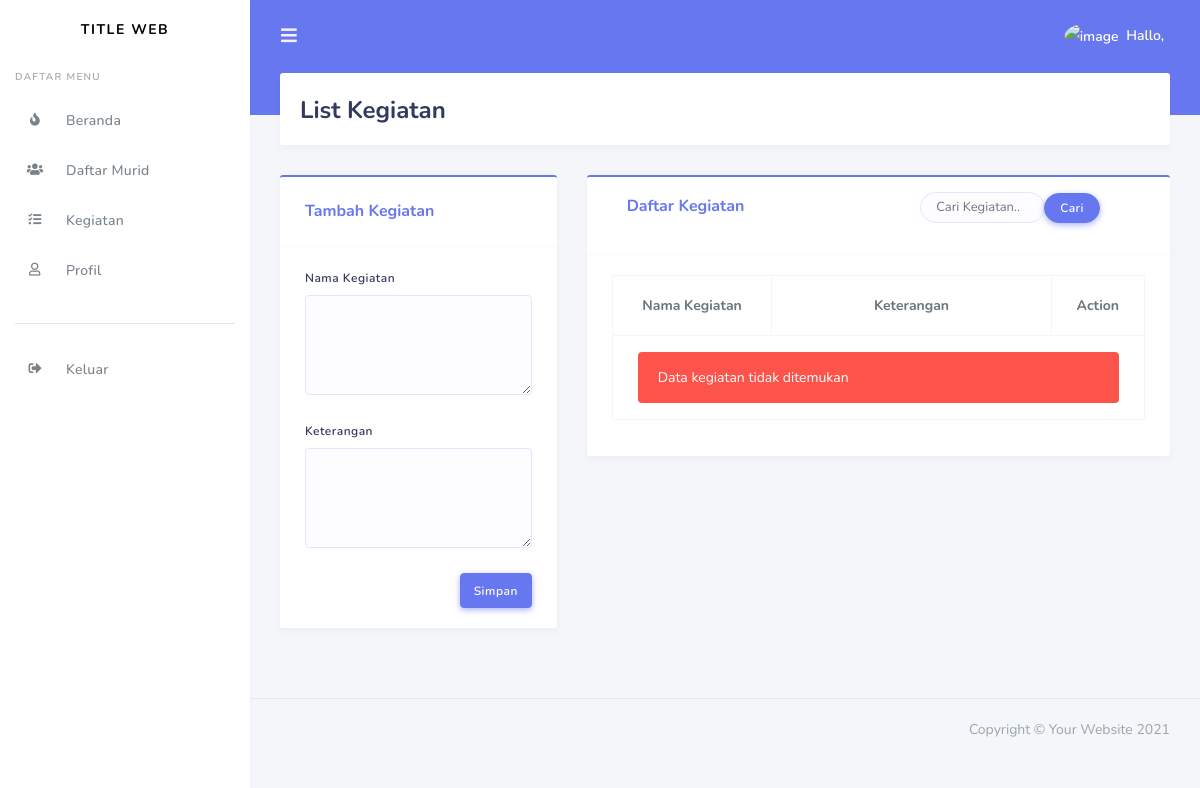
The app's page /index.php/guru/kegiatan, older data.
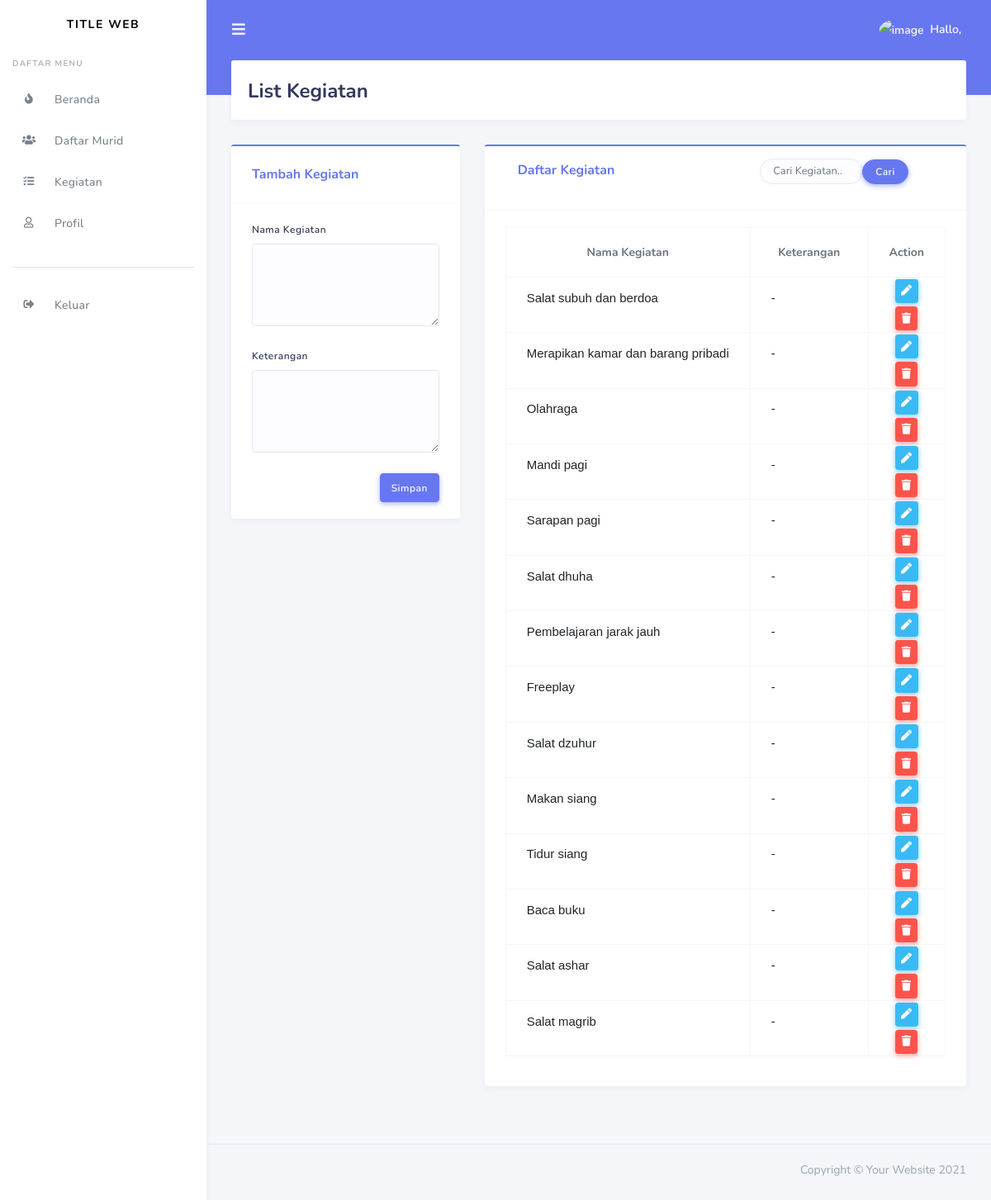
The same page, newer data.
### tables this page shows
CREATE TABLE `kegiatan` (
  `id` int(10) NOT NULL,
  `nama_kegiatan` text NOT NULL,
  `ket` text NOT NULL
);

### application/controllers/Guru.php (called while the page is built, shortened)
<?php
class Guru extends CI_Controller
{
    public function __construct()
    {
        $this->load->model('Kegiatan_model');
        $this->load->library('form_validation');
        $this->load->model('Identitas_model');
    }
    public function kegiatan()
    {
        $data['user'] = $nama;
        $data['image'] = $image;
        $data['role_id'] = 'guru';
        $data['title'] = 'Kegiatan';
        $data['kegiatan'] = $this->Kegiatan_model->getAllKegiatan();
        $this->form_validation->set_rules('nama', 'Nama Kegiatan', 'required',[
            'required' => 'Field Nama Kegiatan Harus Diisi'
        ]);
        $this->form_validation->set_rules('ket', 'Keterangan', 'required',[
            'required' => 'Field Keterangan Harus Diisi'
        ]);
        if ($this->form_validation->run() == FALSE) {
            $this->load->view('templates/user_header', $data);
            $this->load->view('templates/user_sidebar', $data);
            $this->load->view('guru/kegiatan', $data);
            $this->load->view('templates/user_footer');
        } else {
            $this->Kegiatan_model->tambahDataKegiatan();
            $this->session->set_flashdata('message', 'Ditambahkan.');
            redirect('guru/kegiatan');
        }
    }
}

### index.php (called while the page is built, shortened)
<?php
require_once BASEPATH.'core/CodeIgniter.php';

### application/models/Kegiatan_model.php (called while the page is built, shortened)
<?php
class Kegiatan_model extends CI_model
{
    public function getAllKegiatan()
    {
        return $this->db->get('kegiatan')->result_array();
    }
}

### application/views/guru/kegiatan.php (the view, shortened to what this page needs)
<div class="main-content">
    <section class="section">
        <div class="section-header">
            <h1>List Kegiatan</h1>
        </div>
    </section>
    <div class="row">
        <div class="col-md-4">
            <div class="card card-primary">
                <div class="card-header">
                    <h4><?php if (isset($Ukegiatan)) {
                            echo "Edit Data Kegiatan";
                        } else {
                            echo "Tambah Kegiatan";
                        } ?></h4>
                </div>
                <div class="card-body">
                    <form action="" method="POST">
                        <div class="form-group">
                            <label>Nama Kegiatan</label>
                            <textarea class="form-control" style="height: 100px;" name="nama"><?php if (isset($Ukegiatan)) {
                                                                                                } ?><?= set_value('nama'); ?></textarea>
                        </div>
                        <div class="form-group">
                            <label>Keterangan</label>
                            <textarea class="form-control" style="height: 100px;" name="ket"><?php if (isset($Ukegiatan)) {
                                                                                                } ?><?= set_value('ket'); ?></textarea>
                        </div>
                        <button type="submit" class="btn btn-primary float-right">
                            <?php if (isset($Ukegiatan)) {
                                echo "Simpan Perubahan";
                            } else {
                                echo "Simpan";
                            } ?></button>
                    </form>
                </div>
            </div>
        </div>
        <div class="col-md-8">
            <div class="card card-primary">
                <div class="card-header">
                    <div class="row col">
                        <div class="col-md-7 mb-3">
                            <h4>Daftar Kegiatan</h4>
                        </div>
                        <div class="col-md-5">
                            <form action="" method="POST">
                                <div class="input-group mb-3">
                                    <input type="text" class="form-control" placeholder="Cari Kegiatan.." name="keyword">
                                    <div class="input-group-append">
                                        <input class="btn btn-primary" type="submit" name="cari" value="Cari">
                                    </div>
                                </div>
                            </form>
                        </div>
                    </div>
                </div>
                <div class="card-body">
                    <div class="table-responsive">
                        <table class="table table-bordered">
                            <tr class="text-center">
                                <th width="30%">Nama Kegiatan</th>
                                <th widht="55%">Keterangan</th>
                                <th width="15%">Action</th>
                            </tr>
                            <?php if (empty($kegiatan)) : ?>
                                <tr>
                                    <td colspan="3">
                                        <div class="alert alert-danger mt-3" role="alert">
                                            Data kegiatan tidak ditemukan
                                        </div>
                                    </td>
                                </tr>
                            <?php endif; ?>
                            <?php foreach ($kegiatan as $row) : ?>
                                <tr>
                                    <td>
                                        <pre><?= $row['nama_kegiatan'] ?></pre>
                                    </td>
                                    <td>
                                        <pre><?= $row['ket'] ?></pre>
                                    </td>
                                    <td class="text-center">
                                        <a href="<?= base_url(); ?>guru/ubahKegiatan/<?= $row['id']; ?>" class="btn btn-info btn-sm" title="Edit"><i class="fas fa-pen"></i></a>
                                        <a href="<?= base_url(); ?>guru/hapusKegiatan/<?= $row['id']; ?>" class="btn btn-danger btn-sm tombol-hapus" title="Hapus"><i class="fas fa-trash"></i></a>
                                    </td>
                                </tr>
                            <?php endforeach ?>
                        </table>
                    </div>
                </div>
            </div>
        </div>
    </div>
</div>
</div>

### application/views/templates/user_header.php (shortened to what this page needs)
<!DOCTYPE html>
<html lang="en">
<head>
    <link rel="stylesheet" href="https://stackpath.bootstrapcdn.com/bootstrap/4.3.1/css/bootstrap.min.css">
    <link rel="stylesheet" href="https://use.fontawesome.com/releases/v5.7.2/css/all.css">
    <link rel="stylesheet" href="https://cdnjs.cloudflare.com/ajax/libs/bootstrap-datepicker/1.9.0/css/bootstrap-datepicker.css">
    <link rel="stylesheet" href="https://cdnjs.cloudflare.com/ajax/libs/twitter-bootstrap/4.5.2/css/bootstrap.css">
    <link rel="stylesheet" href="https://cdn.datatables.net/1.10.25/css/dataTables.bootstrap4.min.css">
    <link rel="stylesheet" href="<?= base_url(); ?>assets/css/style.css">
    <link rel="stylesheet" href="<?= base_url(); ?>assets/css/components.css">
    <link rel="stylesheet" href="<?= base_url(); ?>assets/css/custom.css">
</head>
<body>
    <div id="app">
        <div class="main-wrapper">
            <div class="navbar-bg"></div>
            <nav class="navbar navbar-expand-lg main-navbar">
                <form class="form-inline mr-auto">
                    <ul class="navbar-nav mr-3">
                        <li><a href="#" data-toggle="sidebar" class="nav-link nav-link-lg"><i class="fas fa-bars"></i></a></li>
                    </ul>
                </form>
                <ul class="navbar-nav navbar-right">
                    <li class="dropdown"><a href="#" data-toggle="dropdown" class="nav-link nav-link-lg nav-link-user">
                            <img alt="image" src="<?= base_url('assets/img/profile/') . $image; ?>" class="rounded-circle mr-1">
                            <div class="d-sm-none d-lg-inline-block">Hallo, <?= $user; ?></div>
                        </a>
                    </li>
                </ul>
            </nav>

### application/views/templates/user_sidebar.php (shortened to what this page needs)
<div class="main-sidebar">
    <aside id="sidebar-wrapper">
        <div class="sidebar-brand">
            <a href="index.html">Title Web</a>
        </div>
        <ul class="sidebar-menu">
            <li class="menu-header">Daftar Menu</li>
            <li><a class="nav-link" href="<?= base_url($role_id); ?>"><i class="fas fa-fire"></i> <span>Beranda</span></a></li>
            <?php if ($role_id == 'guru' || $role_id == 'admin') : ?>
                <li><a class="nav-link" href="<?= base_url($role_id . '/list_murid'); ?>"><i class="fas fa-users"></i> <span>Daftar Murid</span></a></li>
                <li><a class="nav-link" href="<?= base_url('guru/kegiatan'); ?>"><i class="fas fa-tasks"></i><span>Kegiatan</span></a></li>
            <?php endif ?>
            <?php if ($role_id != 'admin') : ?>
                <li><a class="nav-link" href="<?= base_url($role_id . '/profile'); ?>"><i class="far fa-user"></i> <span>Profil</span></a></li>
            <?php endif ?>
            <li class="menu-header">
                <hr>
            </li>
            <li><a class="nav-link" href="<?php echo base_url(); ?>auth/<?php if($role_id == 'guru'){echo 'logoutGuru';}else{echo 'logout';}?>"><i class="fas fa-sign-out-alt"></i> <span>Keluar</span></a></li>
        </ul>
    </aside>
</div>

### application/views/templates/user_footer.php (shortened to what this page needs)
<footer class="main-footer">
    <div class="footer-right">
        Copyright &copy; Your Website <?= date('Y'); ?>
    </div>
</footer>
</div>
</body>
</html>

### assets/css/custom.css (style rules this page uses)
.btn-sm { margin: 2px; }
h1 { margin-top: 100px; }
pre { font-size: 15px; font-family:sans-serif; }

Row changes from the older to the newer data that the page shows:
added kegiatan: nama_kegiatan "Salat subuh dan berdoa", ket "-"
added kegiatan: nama_kegiatan "Merapikan kamar dan barang pribadi", ket "-"
added kegiatan: nama_kegiatan "Olahraga", ket "-"
added kegiatan: nama_kegiatan "Mandi pagi", ket "-"
added kegiatan: nama_kegiatan "Sarapan pagi", ket "-"
added kegiatan: nama_kegiatan "Salat dhuha", ket "-"
added kegiatan: nama_kegiatan "Pembelajaran jarak jauh", ket "-"
added kegiatan: nama_kegiatan "Freeplay", ket "-"
added kegiatan: nama_kegiatan "Salat dzuhur", ket "-"
added kegiatan: nama_kegiatan "Makan siang", ket "-"
added kegiatan: nama_kegiatan "Tidur siang", ket "-"
added kegiatan: nama_kegiatan "Baca buku", ket "-"
added kegiatan: nama_kegiatan "Salat ashar", ket "-"
added kegiatan: nama_kegiatan "Salat magrib", ket "-"
Text that changed along with them:
text no longer shown: "Data kegiatan tidak ditemukan"
